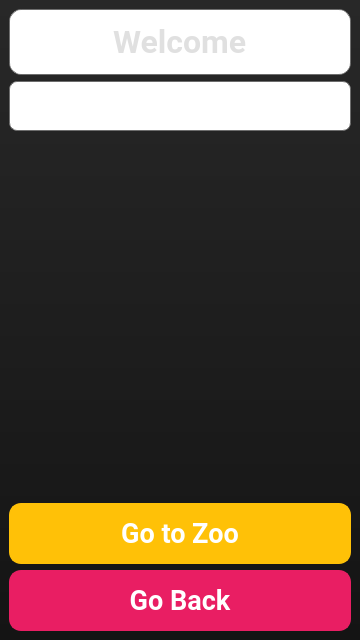
<?xml version="1.0" encoding="UTF-8"?>
<ui version="4.0">
 <class>ZooSelect</class>
 <widget class="QMainWindow" name="ZooSelect">
  <property name="geometry">
   <rect>
    <x>0</x>
    <y>0</y>
    <width>360</width>
    <height>640</height>
   </rect>
  </property>
  <property name="minimumSize">
   <size>
    <width>360</width>
    <height>640</height>
   </size>
  </property>
  <property name="windowTitle">
   <string>Zoo Select</string>
  </property>
  <property name="styleSheet">
   <string notr="true">#ZooSelect {
background: qlineargradient(spread:pad, x1:0, y1:0, x2:0, y2:1, stop:0 rgba(40, 40, 40, 255), stop:1 rgba(20, 20, 20, 255));
}
</string>
  </property>
  <widget class="QWidget" name="centralwidget">
   <layout class="QVBoxLayout" name="mainLayout">
    <item>
     <widget class="QLineEdit" name="EnterTitle">
      <property name="font">
       <font>
        <family>Roboto</family>
        <pointsize>24</pointsize>
        <bold>true</bold>
       </font>
      </property>
      <property name="styleSheet">
       <string notr="true">QLineEdit {
background: qlineargradient(x1: 0, y1: 0, x2: 0, y2: 1,
                            stop: 0 rgba(50, 50, 50, 255),
                            stop: 1 rgba(30, 30, 30, 255));
color: #E0E0E0;
border-radius: 12px;
border: 1px solid rgba(100, 100, 100, 200);
padding: 12px;
font-weight: bold;
}
</string>
      </property>
      <property name="text">
       <string>Welcome</string>
      </property>
      <property name="alignment">
       <set>Qt::AlignmentFlag::AlignCenter</set>
      </property>
      <property name="dragEnabled">
       <bool>false</bool>
      </property>
      <property name="readOnly">
       <bool>true</bool>
      </property>
     </widget>
    </item>
    <item>
     <layout class="QHBoxLayout" name="nameSpaceLayout">
      <property name="spacing">
       <number>15</number>
      </property>
      <item>
       <widget class="QLineEdit" name="Name">
        <property name="font">
         <font>
          <family>Roboto</family>
          <pointsize>16</pointsize>
          <bold>true</bold>
         </font>
        </property>
        <property name="styleSheet">
         <string notr="true">QLineEdit {
background: qlineargradient(x1: 0, y1: 0, x2: 0, y2: 1,
                            stop: 0 rgba(60, 60, 60, 255),
                            stop: 1 rgba(40, 40, 40, 255));
color: white;
border-radius: 8px;
border: 1px solid rgba(100, 100, 100, 200);
padding: 10px;
font-weight: bold;
}
</string>
        </property>
        <property name="text">
         <string/>
        </property>
        <property name="alignment">
         <set>Qt::AlignmentFlag::AlignCenter</set>
        </property>
        <property name="readOnly">
         <bool>true</bool>
        </property>
       </widget>
      </item>
     </layout>
    </item>
    <item>
     <widget class="QLabel" name="Icon">
      <property name="text">
       <string/>
      </property>
      <property name="pixmap">
       <pixmap>MonkeyZooManager/qt/ZooSelect.png</pixmap>
      </property>
 <property name="scaledContents">
       <bool>true</bool>
      </property>
      <property name="alignment">
       <set>Qt::AlignmentFlag::AlignCenter</set>
      </property>

     </widget>
    </item>
    <item>
     <layout class="QHBoxLayout" name="zooRegisterLayout">
      <property name="spacing">
       <number>15</number>
      </property>
      <item>
       <widget class="QPushButton" name="GoTo">
        <property name="font">
         <font>
          <family>Roboto</family>
          <pointsize>20</pointsize>
          <bold>true</bold>
         </font>
        </property>
        <property name="styleSheet">
         <string notr="true">QPushButton {
background-color: #FFC107;  /* Dark Yellow */
color: #ffffff;
border-radius: 12px;
border: 2px solid #FFC107;
padding: 12px;
font-weight: bold;
box-shadow: 0 4px 8px rgba(0, 0, 0, 0.2), 0 0 5px rgba(255, 255, 255, 0.2); /* Shadow with border glow */
transition: background-color 0.3s, transform 0.3s, box-shadow 0.3s;
}

QPushButton:hover {
background-color: #FFB300;  /* Darker yellow on hover */
transform: scale(1.05);
box-shadow: 0 6px 12px rgba(0, 0, 0, 0.3), 0 0 7px rgba(255, 255, 255, 0.3); /* Enhanced shadow and glow on hover */
}

QPushButton:pressed {
background-color: #FFA000;  /* Even darker yellow on press */
transform: scale(0.95);
box-shadow: 0 2px 4px rgba(0, 0, 0, 0.2), 0 0 3px rgba(255, 255, 255, 0.2); /* Reduced shadow on press */
}
</string>
        </property>
        <property name="text">
         <string>Go to Zoo</string>
        </property>
       </widget>
      </item>
     </layout>
    </item>
    <item>
     <widget class="QPushButton" name="GoBack">
      <property name="font">
       <font>
        <family>Roboto</family>
        <pointsize>20</pointsize>
        <bold>true</bold>
       </font>
      </property>
      <property name="styleSheet">
       <string notr="true">QPushButton {
background-color: #E91E63;  /* Deep pink */
color: #ffffff;
border-radius: 12px;
border: 2px solid #E91E63;
padding: 12px;
font-weight: bold;
box-shadow: 0 4px 8px rgba(0, 0, 0, 0.2), 0 0 5px rgba(255, 255, 255, 0.2); /* Shadow with border glow */
transition: background-color 0.3s, transform 0.3s, box-shadow 0.3s;
}

QPushButton:hover {
background-color: #C2185B;  /* Darker pink on hover */
transform: scale(1.05);
box-shadow: 0 6px 12px rgba(0, 0, 0, 0.3), 0 0 7px rgba(255, 255, 255, 0.3); /* Enhanced shadow and glow on hover */
}

QPushButton:pressed {
background-color: #AD1457;  /* Even darker pink on press */
transform: scale(0.95);
box-shadow: 0 2px 4px rgba(0, 0, 0, 0.2), 0 0 3px rgba(255, 255, 255, 0.2); /* Reduced shadow on press */
}
</string>
      </property>
      <property name="text">
       <string>Go Back</string>
      </property>
     </widget>
    </item>
   </layout>
  </widget>
 </widget>
 <connections/>
</ui>
